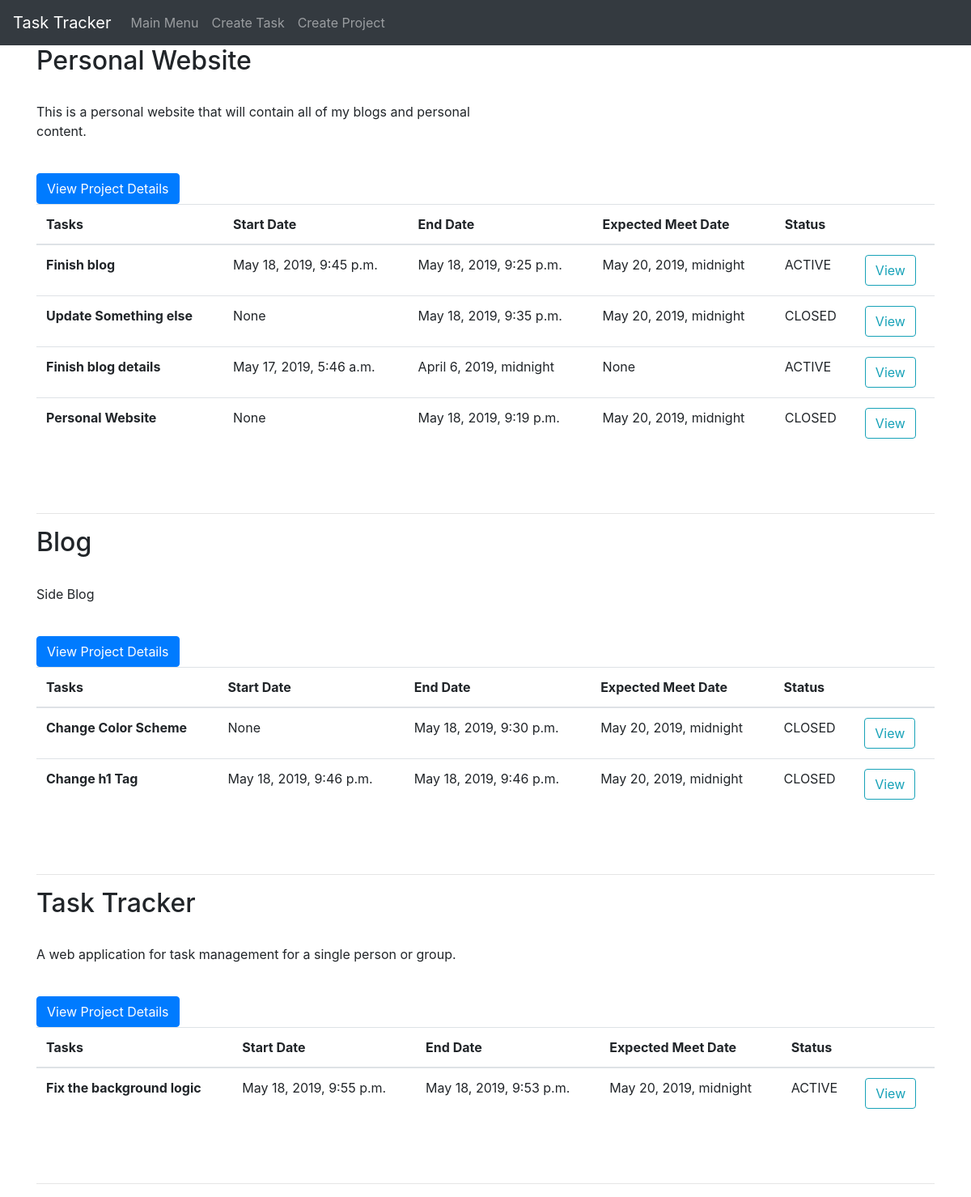
The app's page /, older data.
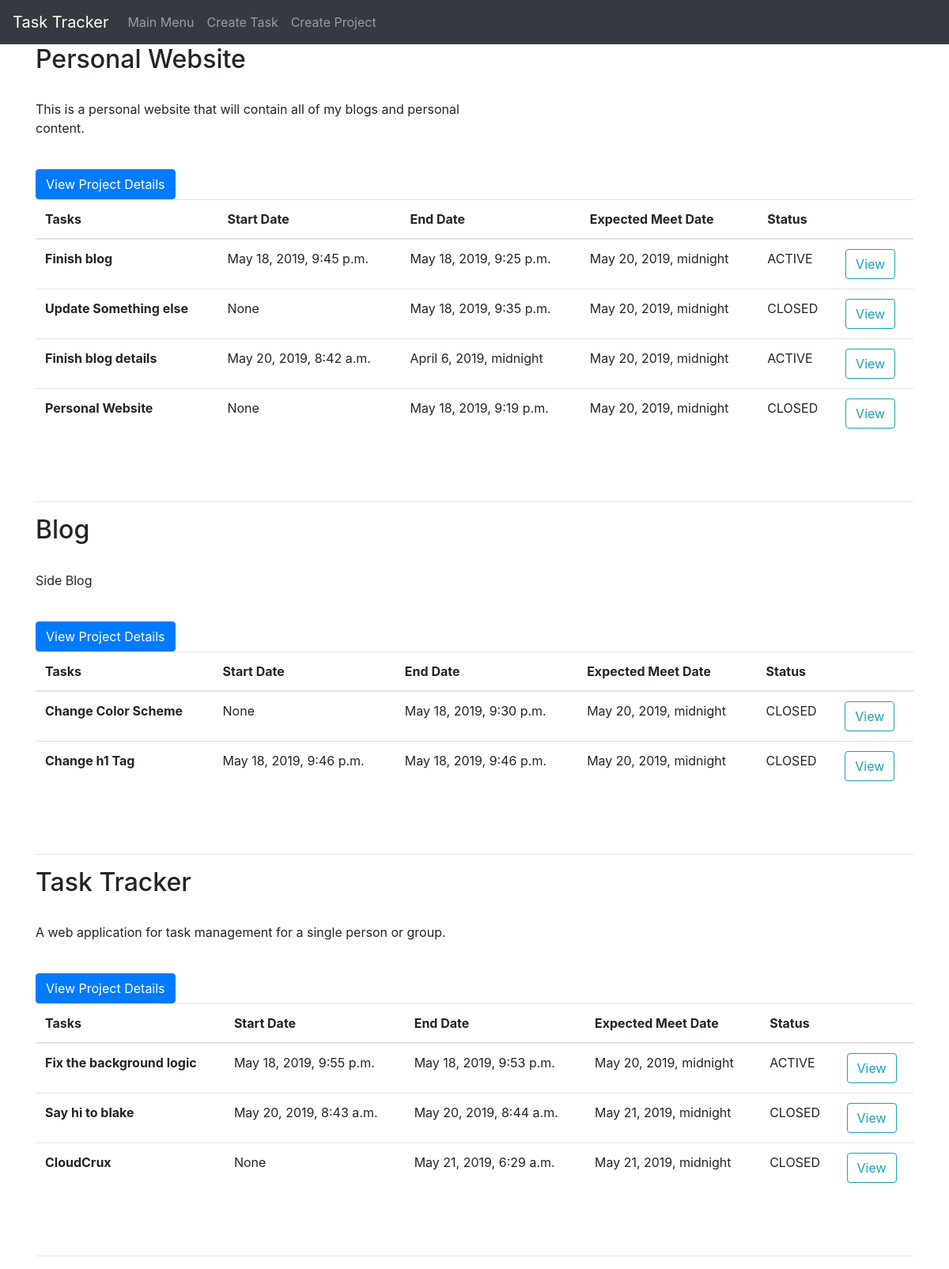
The same page, newer data.
### sproject_manager/models.py (models this page shows, shortened)
class Project(models.Model):
    name = models.CharField(max_length=30)
    description = models.TextField()
    start_date = models.DateTimeField(auto_now=True)
    complete_date = models.DateTimeField()
    active = models.BooleanField(default=True)
    author = models.CharField(max_length=30)

class Task(models.Model):
    name = models.CharField(max_length=30)
    description = models.TextField()
    start_date = models.DateTimeField(blank=True, null=True)
    end_date = models.DateTimeField(blank=True, null=True)
    expected_end_date = models.DateTimeField(blank=True, null=True)
    status_choices = (
        ("ACTIVE", "ACTIVE"),
        ("PENDING", "PENDING"),
        ("CLOSED", "CLOSED"),
    )
    status = models.CharField(
        max_length=7,
        choices=status_choices,
        default="PENDING",
    )
    author = models.CharField(max_length=30)
    project = models.ForeignKey('Project', on_delete=models.CASCADE)

### sproject_manager/views.py (the view)
# urls.py: path('', views.index, name='index'),
def index(request):
    project_list = Project.objects.all()
    task_list = Task.objects.all()
    context = {
        'project_list': project_list,
        'task_list': task_list,
    }
    return render(request, 'sproject_manager/index.html', context)

### sproject_manager/templates/sproject_manager/index.html (shortened to what this page needs)
{% extends 'sproject_manager/base.html' %}
{% block content %}
<div class="container">
{% if project_list %}
    {% for proj in project_list %}
    <div class="row">
      <div class="col-md-6">
        <h2>{{ proj.name }}</h2>
        <br>
        <p>{{ proj.description }}</p>
        <br>
        <a class="btn btn-primary" href="{% url 'project_manager:proj-details' proj.id %}">View Project Details</a>
        <br>
      </div>
      <div class="col-md-6">
      </div>
    </div>
        <table class="table">
          <thead>
            <tr>
              <th scope="col">Tasks</th>
              <th scope="col">Start Date</th>
              <th scope="col">End Date</th>
              <th scope="col">Expected Meet Date</th>
              <th scope="col">Status</th>
              <th scope="col"></th>
            </tr>
          </thead>
          <tbody>
          {% for task in task_list %}
            {% if task.project.id == proj.id %}
            <tr>
              <th scope="row">{{ task.name }}</th>
              <td>{{ task.start_date }}</td>
              <td>{{ task.end_date }}</td>
              <td>{{ task.expected_end_date }}</td>
              <td>{{ task.status }}</td>
              <td><a href="{% url 'project_manager:update-task' task.id %}"><button class="btn btn-outline-info" >View</button></a> </td>
            </tr>
            {% endif %}
          {% endfor %}
          </tbody>
        </table>
        <br>
        <br>
        <hr>
    {% endfor %}
{% else %}
<p>Sorry, pal</p>
{% endif %}
</div>
{% endblock %}

### sproject_manager/templates/sproject_manager/base.html (shortened to what this page needs)
<!doctype html>
<html lang="en">
  <head>
    <link rel="stylesheet" href="https://maxcdn.bootstrapcdn.com/bootstrap/4.0.0/css/bootstrap.min.css">
  </head>
  <body>
  <nav class="navbar navbar-expand-lg navbar-dark bg-dark">
  <a class="navbar-brand" href="{% url 'project_manager:index' %}">Task Tracker</a>
  <div class="collapse navbar-collapse" id="navbarTogglerDemo02">
    <ul class="navbar-nav mr-auto mt-2 mt-lg-0">
      <li class="nav-item">
        <a class="nav-link" href="{% url 'project_manager:index' %}">Main Menu</a>
      </li>
      <li class="nav-item">
        <a class="nav-link" href="{% url 'project_manager:create-task' %}">Create Task</a>
      </li>
      <li class="nav-item">
        <a class="nav-link" href="{% url 'project_manager:create-proj' %}">Create Project</a>
      </li>
    </ul>
  </div>
</nav>
  {% block content %}
  {% endblock %}
  </body>
</html>

Row changes from the older to the newer data that the page shows:
changed Task "Finish blog details": start_date "May 17, 2019, 5:46 a.m." → "May 20, 2019, 8:42 a.m."; expected_end_date "None" → "May 20, 2019, midnight"
added Task: name "Say hi to blake", start_date "May 20, 2019, 8:43 a.m.", end_date "May 20, 2019, 8:44 a.m.", expected_end_date "May 21, 2019, midnight", status "CLOSED", shown under Project "Task Tracker"
added Task: name "CloudCrux", start_date "None", end_date "May 21, 2019, 6:29 a.m.", expected_end_date "May 21, 2019, midnight", status "CLOSED", shown under Project "Task Tracker"
